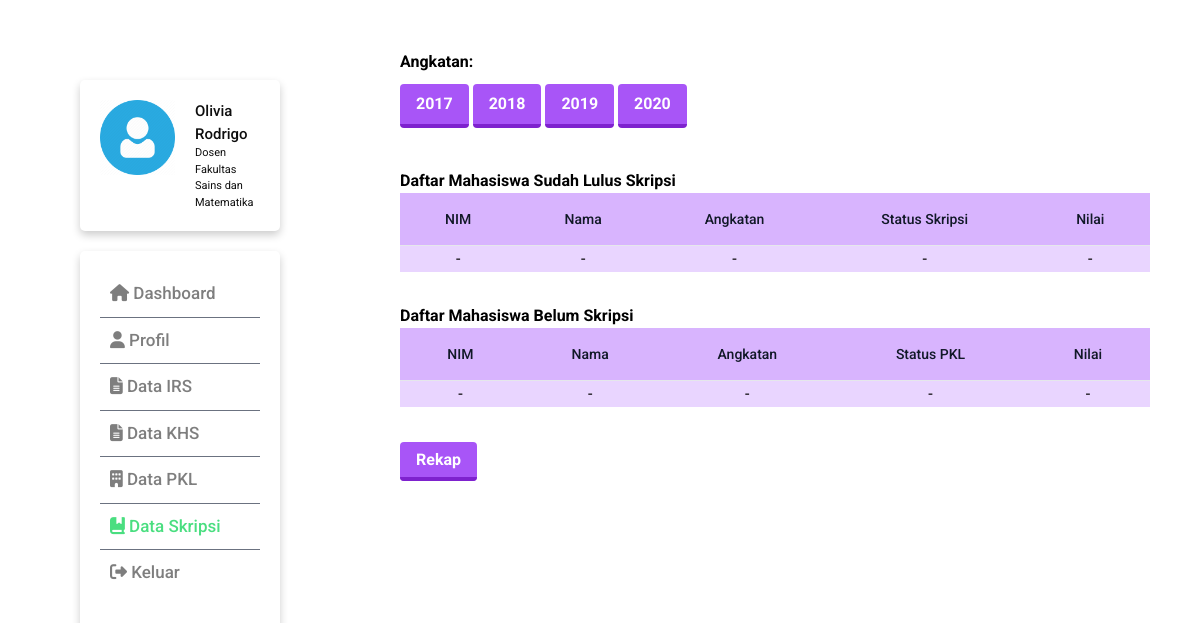
/Dosen/listskripsi5.php, run on an earlier commit of the app's database.
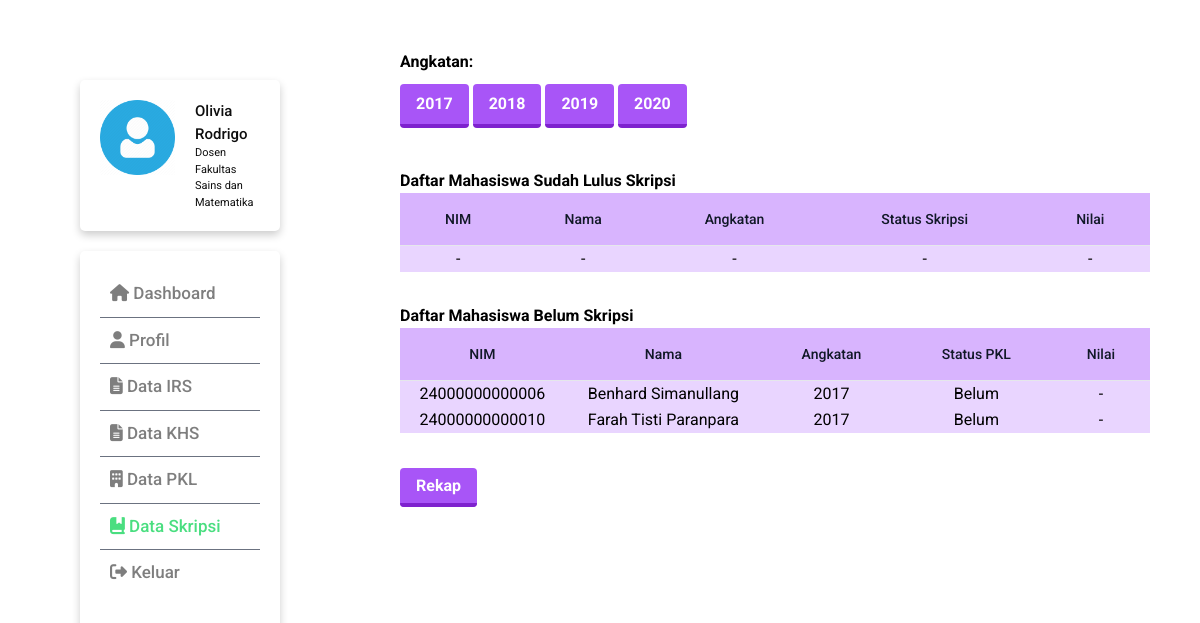
And on a later commit of the database.
### tables this page shows
CREATE TABLE `mahasiswa` (
  `nama_mhs` varchar(200) NOT NULL,
  `NIM` varchar(15) NOT NULL,
  `angkatan` varchar(4) NOT NULL,
  `sem_aktif` int(14) NOT NULL,
  `status_mhs` varchar(10) NOT NULL,
  `jalur_masuk` varchar(10) NOT NULL,
  `jenis_kelamin` varchar(50) NOT NULL,
  `alamat` varchar(500) NOT NULL,
  `id_provinsi` int(11) NOT NULL,
  `id_kabupaten` int(11) NOT NULL,
  `email` varchar(100) NOT NULL,
  `nohp` varchar(15) NOT NULL
);

CREATE TABLE `skripsi` (
  `nim_mhs` varchar(15) DEFAULT NULL,
  `status_skripsi` varchar(15) NOT NULL,
  `nilai_skripsi` varchar(1) NOT NULL,
  `sks_kumulatif` int(5) NOT NULL,
  `tanggal_sidang` date NOT NULL,
  `ba_skripsi` varchar(50) NOT NULL
);

### Dosen/listskripsi5.php (the view, shortened to what the changed rows need)
<!DOCTYPE html>
<html lang="en">
	<head>
		<script src="https://cdn.tailwindcss.com"></script>
        <link rel="stylesheet" href="css/style.css">
    <link rel="stylesheet" href="nav/style_nav.css" />
	</head>
	<body>
    <?php
$db_host='localhost';
$db_database='ppl';
$db_username='root';
$db_password='';
$db = new mysqli($db_host, $db_username, $db_password, $db_database);
$blm17 = "SELECT mahasiswa.NIM, mahasiswa.nama_mhs, skripsi.status_skripsi, mahasiswa.angkatan, skripsi.nilai_skripsi FROM mahasiswa INNER JOIN skripsi ON mahasiswa.NIM = skripsi.nim_mhs WHERE skripsi.status_skripsi='Belum' AND mahasiswa.angkatan='2017';";
$result2 = $db->query($blm17);
?>
    <div class="grid grid-cols-3">
        <div class="col-span-2" style="padding-right:50px;padding-top:50px">
<div class="flex flex-col" style="padding-top:25px">
  <div class="overflow-x-auto sm:-mx-6 lg:-mx-8">
    <div class="py-4 inline-block min-w-full sm:px-6 lg:px-8">
      <div class="overflow-hidden">
        <table class="min-w-full text-center bg-purple-200">
          <thead class="border-b bg-purple-300 ">
            <tr>
              <th scope="col" class="text-sm font-medium text-gray-900 px-6 py-4">
                NIM
              </th>
              <th scope="col" class="text-sm font-medium text-gray-900 px-6 py-4">
                Nama
              </th>
              <th scope="col" class="text-sm font-medium text-gray-900 px-6 py-4">
                Angkatan
              </th>
              <th scope="col" class="text-sm font-medium text-gray-900 px-6 py-4">
                Status Skripsi
              </th>
              <th scope="col" class="text-sm font-medium text-gray-900 px-6 py-4">
                Nilai
              </th>
            </tr>
          </thead class="border-b">
        </table>
      </div>
    </div>
  </div>
</div>
<div class="flex flex-col">
  <div class="overflow-x-auto sm:-mx-6 lg:-mx-8">
    <div class="py-4 inline-block min-w-full sm:px-6 lg:px-8">
      <div class="overflow-hidden">
        <table class="min-w-full text-center bg-purple-200">
          <thead class="border-b bg-purple-300 ">
            <tr>
              <th scope="col" class="text-sm font-medium text-gray-900 px-6 py-4">
                NIM
              </th>
              <th scope="col" class="text-sm font-medium text-gray-900 px-6 py-4">
                Nama
              </th>
              <th scope="col" class="text-sm font-medium text-gray-900 px-6 py-4">
                Angkatan
              </th>
              <th scope="col" class="text-sm font-medium text-gray-900 px-6 py-4">
                Status PKL
              </th>
              <th scope="col" class="text-sm font-medium text-gray-900 px-6 py-4">
                Nilai
              </th>
            </tr>
          </thead class="border-b">
          <tbody>
            <?php
if ($result2->num_rows > 0) {
    while($row = $result2->fetch_assoc()) {
        echo'<tr>';
        echo'<td>'. $row["NIM"]. '</td>';
        echo'<td>'. $row["nama_mhs"].'</td>';
        echo'<td>'. $row["angkatan"].'</td>';
        echo'<td>'. $row["status_skripsi"].'</td>';
        echo'<td>'. $row["nilai_skripsi"].'</td>';
        echo'</tr>';
    }
  } else {
        echo'<tr>';
        echo'<td> - </td>';
        echo'<td> - </td>';
        echo'<td> - </td>';
        echo'<td> - </td>';
        echo'<td> - </td>';
        echo'</tr>';
  }
?>
          </tbody>
        </table>
      </div>
    </div>
  </div>
</div>
        </div>
    </div>
	</body>
</html>

What changed in the data, as far as the page shows it:
added mahasiswa: NIM "24000000000006", nama_mhs "Benhard Simanullang", angkatan "2017", skripsi.status_skripsi "Belum", skripsi.nilai_skripsi "-"
added mahasiswa: NIM "24000000000010", nama_mhs "Farah Tisti Paranpara", angkatan "2017", skripsi.status_skripsi "Belum", skripsi.nilai_skripsi "-"
